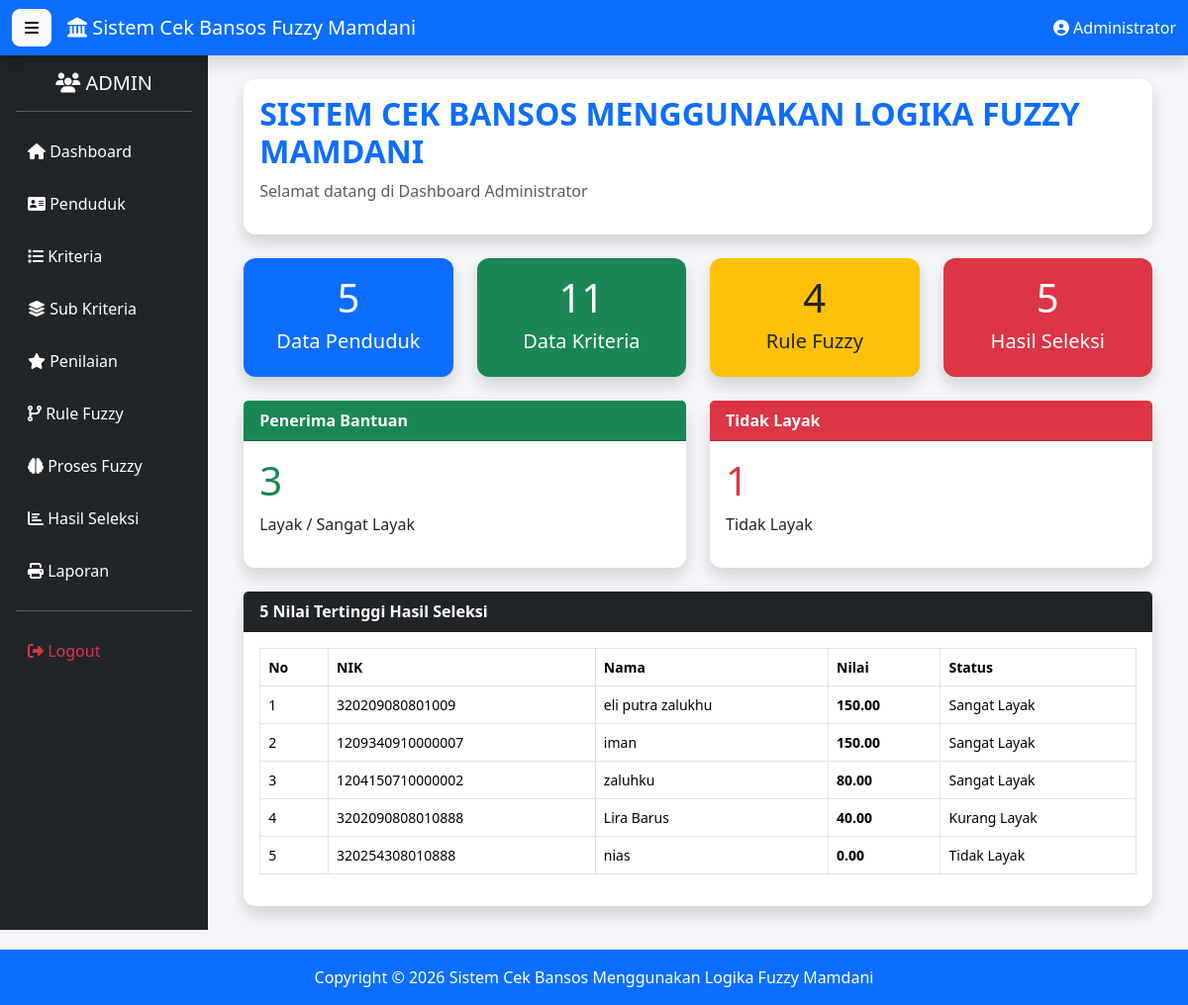
Page /admin/dashboard.php (signed in) on the committed database.
### tables this page shows
CREATE TABLE `hasil_seleksi` (
  `id_hasil` int(11) NOT NULL,
  `id_penduduk` int(11) DEFAULT NULL,
  `nilai_akhir` decimal(5,2) DEFAULT NULL,
  `status_kelayakan` varchar(50) DEFAULT NULL,
  `keterangan` text DEFAULT NULL,
  `tanggal_cetak` date DEFAULT NULL
);

CREATE TABLE `penduduk` (
  `id_penduduk` int(11) NOT NULL,
  `nik` varchar(20) DEFAULT NULL,
  `nama` varchar(100) DEFAULT NULL,
  `jenis_kelamin` enum('Laki-laki','Perempuan') DEFAULT NULL,
  `tempat_lahir` varchar(50) DEFAULT NULL,
  `tanggal_lahir` date DEFAULT NULL,
  `alamat` text DEFAULT NULL,
  `desa` varchar(100) DEFAULT NULL,
  `kecamatan` varchar(100) DEFAULT NULL,
  `pekerjaan` varchar(100) DEFAULT NULL,
  `no_hp` varchar(15) DEFAULT NULL,
  `created_at` timestamp NOT NULL DEFAULT current_timestamp()
);

### admin/dashboard.php (the view, shortened to what this page needs)
<?php
include "../config/koneksi.php";
$jmlPenduduk=mysqli_num_rows(mysqli_query($conn,"SELECT * FROM penduduk"));
$jmlKriteria=mysqli_num_rows(mysqli_query($conn,"SELECT * FROM kriteria"));
$jmlRule=mysqli_num_rows(mysqli_query($conn,"SELECT * FROM rule_fuzzy"));
$jmlHasil=mysqli_num_rows(mysqli_query($conn,"SELECT * FROM hasil_seleksi"));
$layak=mysqli_num_rows(mysqli_query($conn,"
SELECT *
FROM hasil_seleksi
WHERE status_kelayakan='Layak'
OR status_kelayakan='Sangat Layak'
"));
$tidak=mysqli_num_rows(mysqli_query($conn,"
SELECT *
FROM hasil_seleksi
WHERE status_kelayakan='Tidak Layak'
"));
include "../template/header.php";
include "../template/navbar.php";
include "../template/sidebar.php";
?>
<div class="container-fluid">
<div class="row mb-4">
<div class="col-md-12">
<div class="card shadow border-0">
<div class="card-body">
<h2 class="fw-bold text-primary">
SISTEM CEK BANSOS MENGGUNAKAN LOGIKA FUZZY MAMDANI
</h2>
<p class="text-muted">
Selamat datang di Dashboard Administrator
</p>
</div>
</div>
</div>
</div>
<div class="row">
<div class="col-md-3 mb-4">
<div class="card bg-primary text-white shadow">
<div class="card-body text-center">
<h1><?= $jmlPenduduk; ?></h1>
<h5>Data Penduduk</h5>
</div>
</div>
</div>
<div class="col-md-3 mb-4">
<div class="card bg-success text-white shadow">
<div class="card-body text-center">
<h1><?= $jmlKriteria; ?></h1>
<h5>Data Kriteria</h5>
</div>
</div>
</div>
<div class="col-md-3 mb-4">
<div class="card bg-warning text-dark shadow">
<div class="card-body text-center">
<h1><?= $jmlRule; ?></h1>
<h5>Rule Fuzzy</h5>
</div>
</div>
</div>
<div class="col-md-3 mb-4">
<div class="card bg-danger text-white shadow">
<div class="card-body text-center">
<h1><?= $jmlHasil; ?></h1>
<h5>Hasil Seleksi</h5>
</div>
</div>
</div>
</div>
<div class="row">
<div class="col-md-6">
<div class="card shadow">
<div class="card-header bg-success text-white">
Penerima Bantuan
</div>
<div class="card-body">
<h1 class="text-success">
<?= $layak; ?>
</h1>
<p>Layak / Sangat Layak</p>
</div>
</div>
</div>
<div class="col-md-6">
<div class="card shadow">
<div class="card-header bg-danger text-white">
Tidak Layak
</div>
<div class="card-body">
<h1 class="text-danger">
<?= $tidak; ?>
</h1>
<p>Tidak Layak</p>
</div>
</div>
</div>
</div>
<br>
<div class="row">
<div class="col-md-12">
<div class="card shadow">
<div class="card-header bg-dark text-white">
5 Nilai Tertinggi Hasil Seleksi
</div>
<div class="card-body">
<table class="table table-bordered table-hover">
<thead>
<tr>
<th>No</th>
<th>NIK</th>
<th>Nama</th>
<th>Nilai</th>
<th>Status</th>
</tr>
</thead>
<tbody>
<?php
$no=1;
$data=mysqli_query($conn,"
SELECT
hasil_seleksi.*,
penduduk.nik,
penduduk.nama
FROM hasil_seleksi
JOIN penduduk
ON hasil_seleksi.id_penduduk=penduduk.id_penduduk
ORDER BY nilai_akhir DESC
LIMIT 5
");
while($d=mysqli_fetch_assoc($data)){
?>
<tr>
<td><?= $no++; ?></td>
<td><?= $d['nik']; ?></td>
<td><?= $d['nama']; ?></td>
<td>
<b><?= number_format($d['nilai_akhir'],2); ?></b>
</td>
<td>
<?= $d['status_kelayakan']; ?>
</td>
</tr>
<?php } ?>
</tbody>
</table>
</div>
</div>
</div>
</div>
</div>
<?php
include "../template/footer.php";
include "../template/script.php";
?>

### assets/css/style.css (style rules this page uses)
body { background:#f4f6f9; font-family:Segoe UI; }
.card { border:none; border-radius:12px; }
.card-header { font-weight:bold; }
.table { font-size:14px; }

### rows in the picture
hasil_seleksi: id_penduduk.nik "320209080801009", id_penduduk.nama "eli putra zalukhu", nilai_akhir "150.00", status_kelayakan "Sangat Layak"
hasil_seleksi: id_penduduk.nik "1209340910000007", id_penduduk.nama "iman", nilai_akhir "150.00", status_kelayakan "Sangat Layak"
hasil_seleksi: id_penduduk.nik "1204150710000002", id_penduduk.nama "zaluhku", nilai_akhir "80.00", status_kelayakan "Sangat Layak"
hasil_seleksi: id_penduduk.nik "3202090808010888", id_penduduk.nama "Lira Barus", nilai_akhir "40.00", status_kelayakan "Kurang Layak"
hasil_seleksi: id_penduduk.nik "320254308010888", id_penduduk.nama "nias", nilai_akhir "0.00", status_kelayakan "Tidak Layak"

### other values in the picture
$_SESSION['nama'] "Administrator"
$jmlPenduduk "5"
$jmlKriteria "11"
$jmlRule "4"
$jmlHasil "5"
$layak "3"
$tidak "1"
